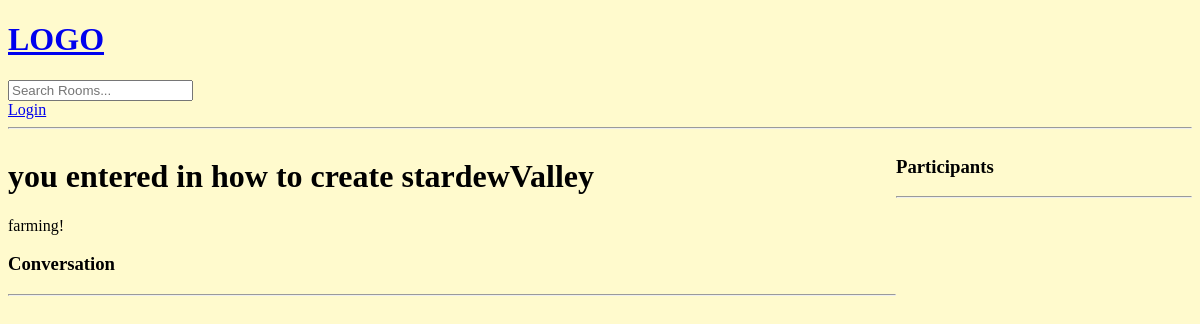
Page /room/6/ on the earlier database version.
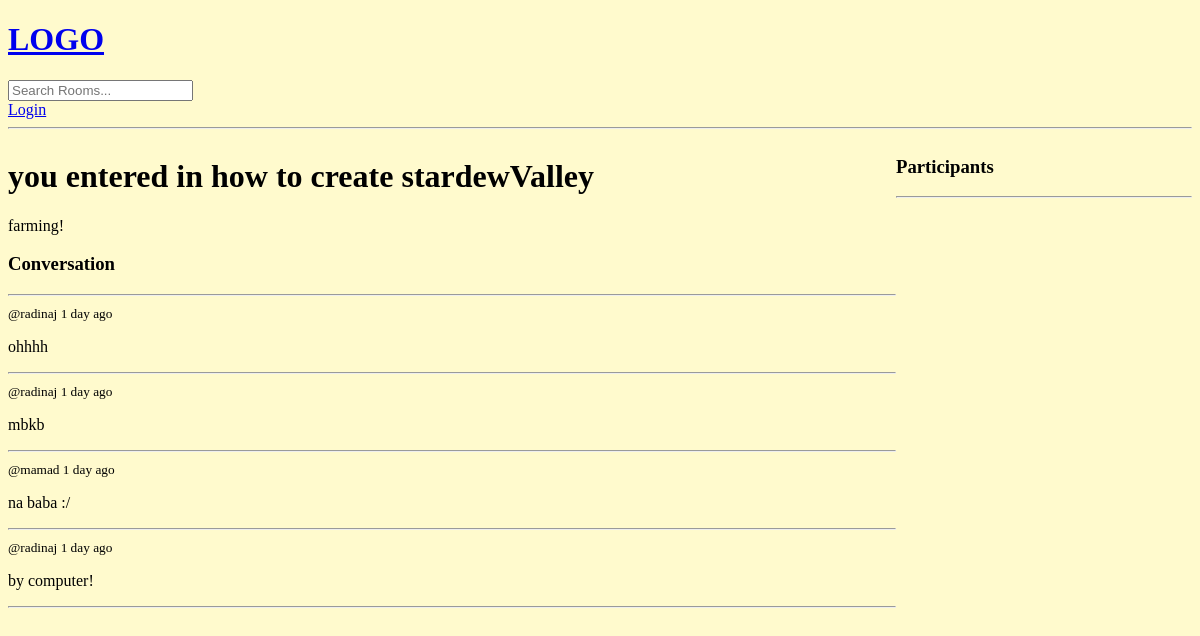
Same page on the later database version.
### base/models.py (models this page shows, shortened)
class Room(models.Model):
    host = models.ForeignKey(User, on_delete=models.SET_NULL, null=True)
    topic = models.ForeignKey('Topic', on_delete=models.SET_NULL, null=True)
    name = models.CharField(max_length=200)
    description = models.TextField(null=True)
    participants = models.ManyToManyField(User, related_name='participants', blank=True)
    updated = models.DateTimeField(auto_now=True)
    created = models.DateTimeField(auto_now_add=True)
    class Meta:
        ordering = ['-updated', '-created']

class Message(models.Model):
    user = models.ForeignKey(User, on_delete=models.CASCADE)
    room = models.ForeignKey(Room, on_delete=models.CASCADE)
    body = models.TextField()
    updated = models.DateTimeField(auto_now=True)
    created = models.DateTimeField(auto_now_add=True)
    class Meta:
        ordering = ['-updated', '-created']

### base/views.py (the view, shortened to what this page needs)
# urls.py: path('room/<str:pk>/', views.room, name="room"),
def room(request, pk):
    room = Room.objects.get(id=pk)
    room_messages = room.message_set.all().order_by('-created')
    participants = room.participants.all()
    context = {'room':room, 'room_messages':room_messages,
                'participants':participants}
    return render(request, 'base/room.html', context)

### base/templates/base/room.html (shortened to what this page needs)
{% extends 'main.html' %} {% block content %}
<div class="room-container">
  <div>
    <h1>you entered in {{room.name}}</h1>
    <p>{{room.description}}</p>
    <div class="comment-wrapper">
      <h3>Conversation</h3>
      <hr />
      {% for message in room_messages %}
      <div>
        <small> @{{message.user}} {{ message.created|timesince }} ago </small>
        <p>{{message.body}}</p>
        <hr />
      </div>
      {% endfor %}
    </div>
  </div>
  <div>
    <h3>Participants</h3>
    <hr />
  </div>
</div>
{% endblock %}

### templates/main.html (shortened to what this page needs)
<!DOCTYPE html>
{% load static %}
<html>
  <head>
    <link
      rel="stylesheet"
      type="text/css"
      media="screen"
      href="{% static 'styles/main.css' %}"
    />
  </head>
  <body>
    {% include 'navbar.html' %}  {% block content %} {% endblock %}
  </body>
</html>

### templates/navbar.html
<a href="/">
  <h1>LOGO</h1>
</a>
<form method="get" action="{% url 'home' %}">
  <input type="text" name="q" placeholder="Search Rooms..." />
</form>
{% if request.user.is_authenticated %}
<p>hello {{request.user}}</p>
<a href="{% url 'logout' %}">Logout</a>
{% else %}
<a href="{% url 'login' %}">Login</a>
{% endif %}
<hr />

### base/static/styles/main.css (style rules this page uses)
body { background-color: lemonchiffon; }

### base/templates/base/room.html (style rules this page uses)
.room-container { display: grid; grid-template-columns: 3fr 1fr; }

Differences in the rows shown:
added Message: user "radinaj", created "1 day", body "ohhhh"
added Message: user "radinaj", created "1 day", body "mbkb"
added Message: user "mamad", created "1 day", body "na baba :/"
added Message: user "radinaj", created "1 day", body "by computer!"
